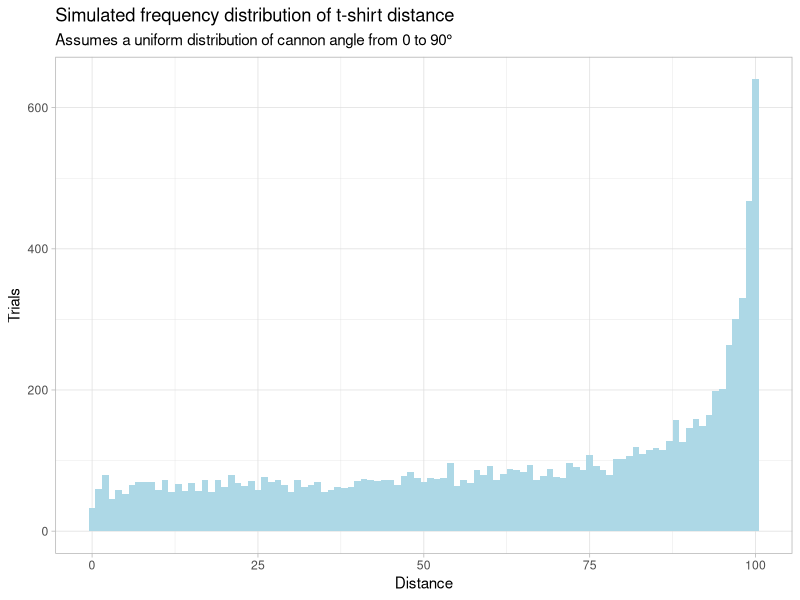
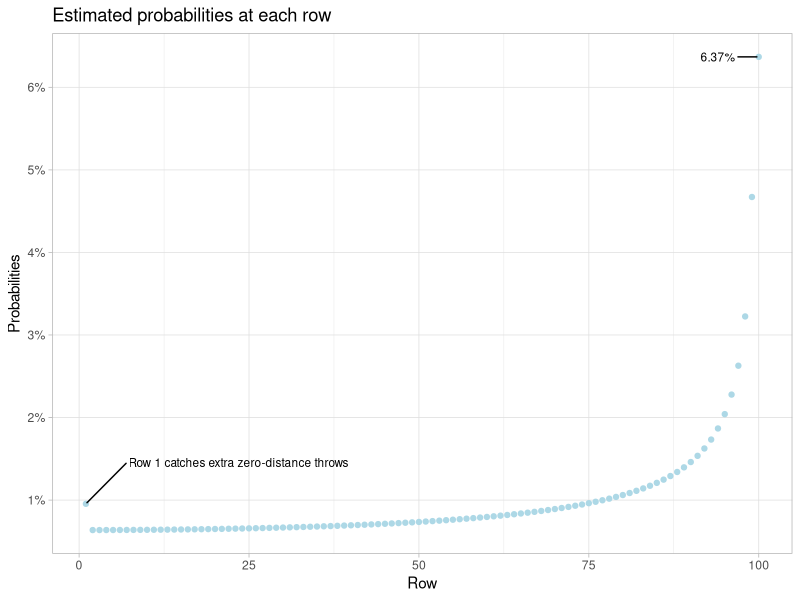
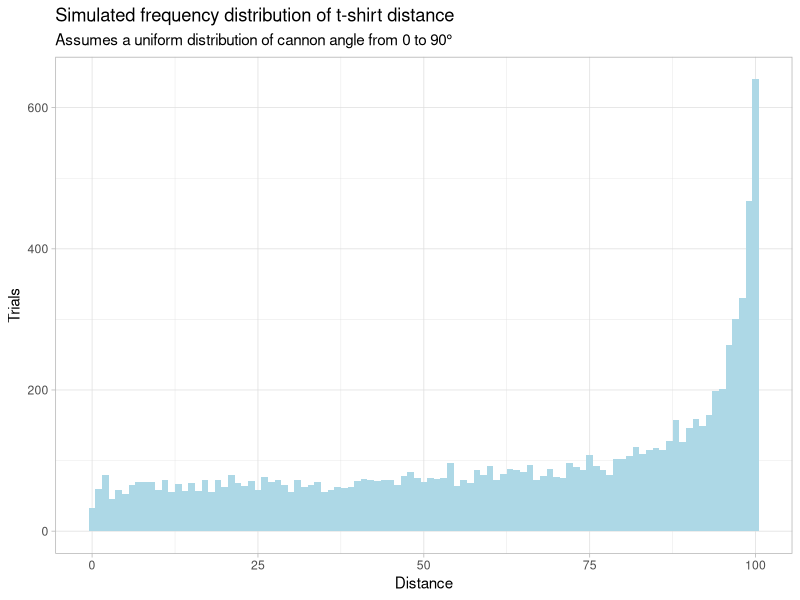

Recreate these plots in R, in order.
## ---- chunk 1
library("tidyverse")
library("purrr")
library("patchwork")
library("ggrepel")
## ---- chunk 2
df <- tibble(theta = runif(n = 10000, min = 0, max = pi / 2)) %>%
  mutate(distance = 100 * sin(2 * theta)) 
sim_plt <- df %>%
  ggplot(aes(x = distance)) +
  geom_histogram(binwidth=1, fill="lightblue") +
  theme_light() +
  labs(
    title = "Simulated frequency distribution of t-shirt distance",
    subtitle = "Assumes a uniform distribution of cannon angle from 0 to 90°",
    x = "Distance",
    y = "Trials"
  ) 
sim_plt
## ---- chunk 3
cdf_x <- function(x) {
  x_max <- 100
  return(2 / pi * asin(x / x_max))
}
pmf_r <- function(r) {
  ifelse(r == 1, cdf_x(1.5), 
         ifelse(r == 100, cdf_x(100) - cdf_x(99.5), 
                cdf_x(r + 0.5) - cdf_x(r - 0.5)))
}
## ---- chunk 4
est_probs <- tibble(r = seq(1, 100)) %>%
  mutate(prob = map_dbl(r, pmf_r))
est_plt <- est_probs %>%
  ggplot(aes(x = r, y = prob)) + 
  geom_point(col = "lightblue") +
  theme_light() +
  scale_y_continuous(labels = scales::percent_format(accuracy = 1), 
                     breaks = seq(0, .06, .01),
                     minor_breaks = seq(0, .06, .01)) +
  labs(
    title = "Estimated probabilities at each row",
    y = "Probabilities",
    x = "Row") + 
  geom_text_repel(data = (
    est_probs %>% 
      filter(prob > .05) %>% 
      mutate(prob_label = scales::percent(prob, accuracy=.01))),
    aes(label = prob_label),
    size=3, nudge_x = -6) +
  geom_text_repel(data = (
    est_probs %>%
      filter(r == 1) %>%
      mutate(prob_label = "Row 1 catches extra zero-distance throws")),
    aes(label = prob_label),
    size = 3, nudge_x = 6, nudge_y = .005, hjust=0)
  
est_plt
sim_plt
